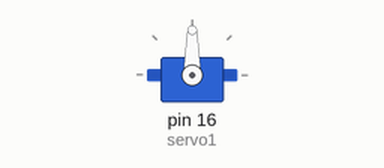
The sketch below on a simulated Arduino Uno, built with avr-gcc and run on an emulated ATmega328P. Parts: servo.

Above: at 0.05 s.
Timing chart, 0 to 3.0 s (numbered marks = the images above):
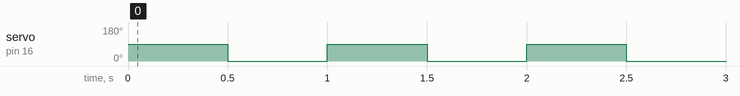

The sketch:

basic_servo.ino
```cpp
#include <Servo.h>
Servo servo1;
void setup() {
  servo1.attach(16); // 16GPIN for servo
}

void loop() {
  // put your main code here, to run repeatedly:
 servo1.write(90);
 delay(500);
 servo1.write(0);
 delay(500);
}
```

Measured:
- by itself, servo on pin 16 (servo1): alternates 90° for 0.50 s and 0° for 0.50 s
